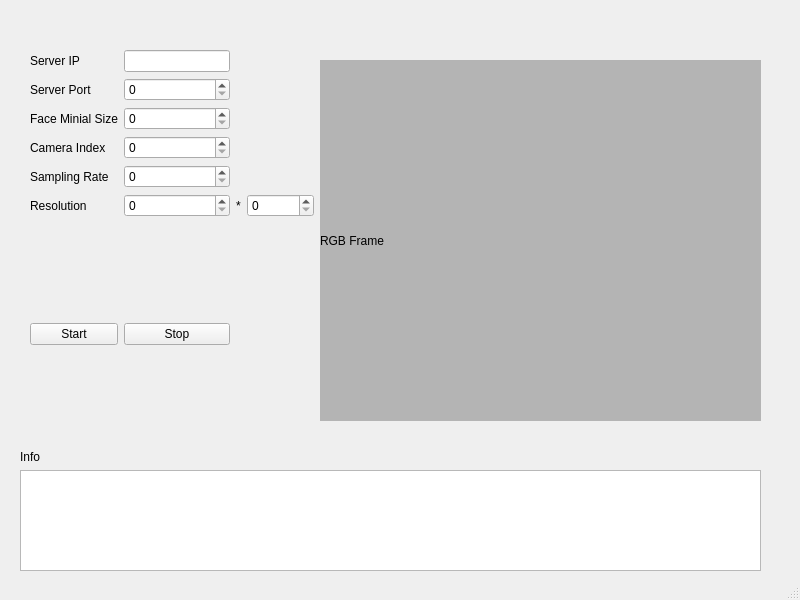
<?xml version="1.0" encoding="UTF-8"?>
<ui version="4.0">
 <class>MainWindow</class>
 <widget class="QMainWindow" name="MainWindow">
  <property name="geometry">
   <rect>
    <x>0</x>
    <y>0</y>
    <width>800</width>
    <height>600</height>
   </rect>
  </property>
  <property name="windowTitle">
   <string>MainWindow</string>
  </property>
  <widget class="QWidget" name="centralwidget">
   <widget class="QLabel" name="ql_frame">
    <property name="geometry">
     <rect>
      <x>320</x>
      <y>60</y>
      <width>441</width>
      <height>361</height>
     </rect>
    </property>
    <property name="styleSheet">
     <string notr="true">background-color: rgb(180, 180, 180)</string>
    </property>
    <property name="text">
     <string>RGB Frame</string>
    </property>
   </widget>
   <widget class="QWidget" name="layoutWidget">
    <property name="geometry">
     <rect>
      <x>30</x>
      <y>50</y>
      <width>284</width>
      <height>295</height>
     </rect>
    </property>
    <layout class="QGridLayout" name="gridLayout">
     <item row="1" column="0">
      <widget class="QLabel" name="label_2">
       <property name="text">
        <string>Server Port</string>
       </property>
      </widget>
     </item>
     <item row="1" column="1">
      <widget class="QSpinBox" name="sb_server_port">
       <property name="maximum">
        <number>65535</number>
       </property>
      </widget>
     </item>
     <item row="4" column="0">
      <widget class="QLabel" name="label_6">
       <property name="text">
        <string>Sampling Rate</string>
       </property>
      </widget>
     </item>
     <item row="0" column="0">
      <widget class="QLabel" name="label">
       <property name="text">
        <string>Server IP</string>
       </property>
      </widget>
     </item>
     <item row="2" column="0">
      <widget class="QLabel" name="label_3">
       <property name="text">
        <string>Face Minial Size</string>
       </property>
      </widget>
     </item>
     <item row="7" column="0">
      <widget class="QPushButton" name="pb_start">
       <property name="text">
        <string>Start</string>
       </property>
      </widget>
     </item>
     <item row="2" column="1">
      <widget class="QSpinBox" name="sb_face_minimal_size">
       <property name="maximum">
        <number>999999999</number>
       </property>
      </widget>
     </item>
     <item row="0" column="1">
      <widget class="QLineEdit" name="le_server_ip"/>
     </item>
     <item row="5" column="0">
      <widget class="QLabel" name="label_7">
       <property name="text">
        <string>Resolution</string>
       </property>
      </widget>
     </item>
     <item row="3" column="0">
      <widget class="QLabel" name="label_4">
       <property name="text">
        <string>Camera Index</string>
       </property>
      </widget>
     </item>
     <item row="3" column="1">
      <widget class="QSpinBox" name="sb_camera_index">
       <property name="maximum">
        <number>999999999</number>
       </property>
      </widget>
     </item>
     <item row="6" column="0">
      <spacer name="verticalSpacer_2">
       <property name="orientation">
        <enum>Qt::Vertical</enum>
       </property>
       <property name="sizeType">
        <enum>QSizePolicy::Minimum</enum>
       </property>
       <property name="sizeHint" stdset="0">
        <size>
         <width>20</width>
         <height>108</height>
        </size>
       </property>
      </spacer>
     </item>
     <item row="4" column="1">
      <widget class="QSpinBox" name="sb_sampling_rate">
       <property name="maximum">
        <number>999999999</number>
       </property>
      </widget>
     </item>
     <item row="5" column="1">
      <widget class="QSpinBox" name="sb_resolution_width">
       <property name="maximum">
        <number>999999999</number>
       </property>
      </widget>
     </item>
     <item row="5" column="3">
      <widget class="QSpinBox" name="sb_resolution_height">
       <property name="maximum">
        <number>999999999</number>
       </property>
      </widget>
     </item>
     <item row="7" column="1">
      <widget class="QPushButton" name="pb_stop">
       <property name="text">
        <string>Stop</string>
       </property>
      </widget>
     </item>
     <item row="5" column="2">
      <widget class="QLabel" name="label_8">
       <property name="text">
        <string>*</string>
       </property>
      </widget>
     </item>
    </layout>
   </widget>
   <widget class="QWidget" name="">
    <property name="geometry">
     <rect>
      <x>20</x>
      <y>450</y>
      <width>741</width>
      <height>121</height>
     </rect>
    </property>
    <layout class="QGridLayout" name="gridLayout_2">
     <item row="0" column="0">
      <widget class="QLabel" name="label_5">
       <property name="text">
        <string>Info</string>
       </property>
      </widget>
     </item>
     <item row="1" column="0">
      <widget class="QPlainTextEdit" name="pte_info"/>
     </item>
    </layout>
   </widget>
  </widget>
  <widget class="QStatusBar" name="statusbar"/>
 </widget>
 <resources/>
 <connections/>
</ui>
